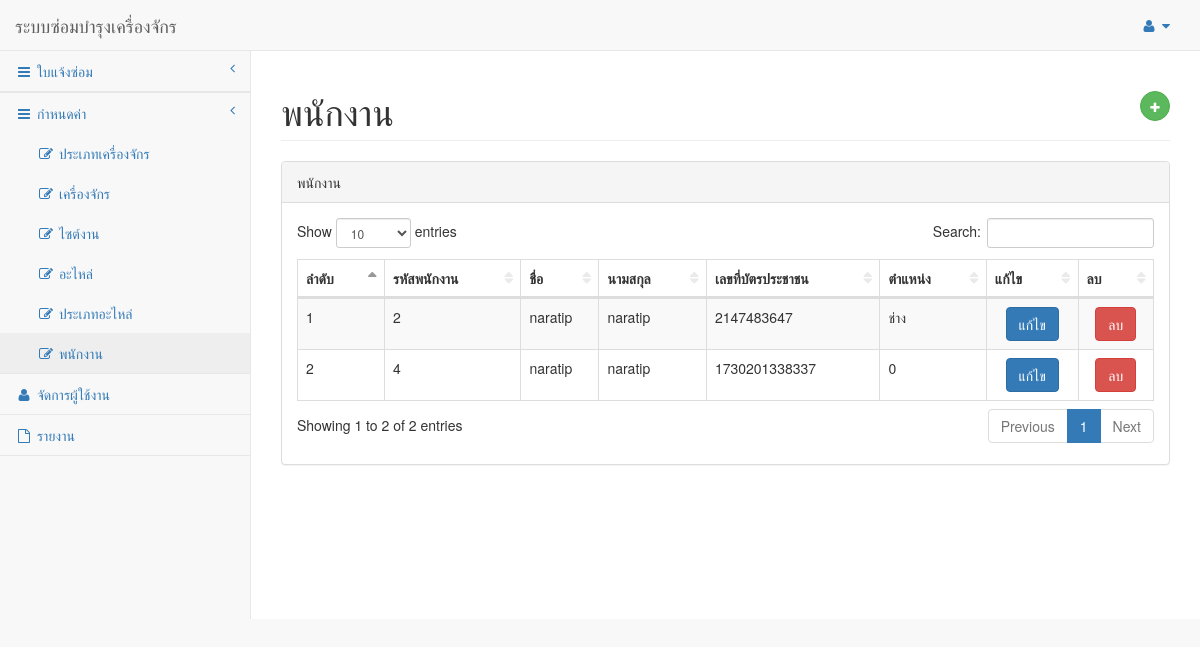
Before: /Employee/ListEmployee.php with the older database file.
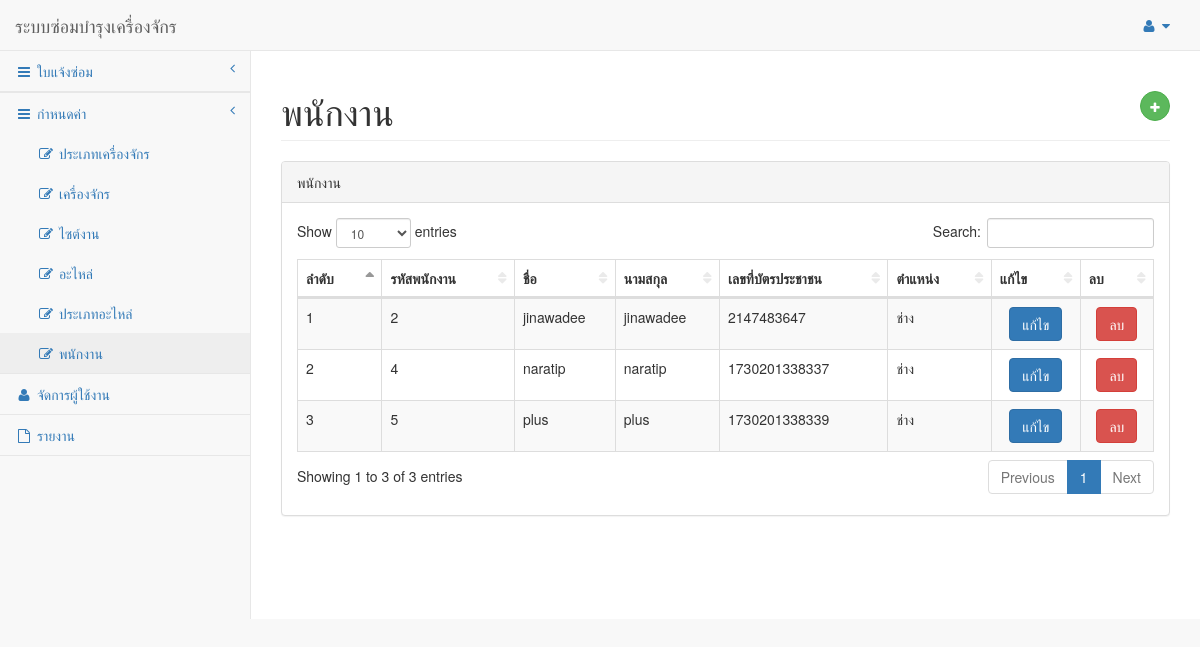
After: the same page with the newer database file.
### tables this page shows
CREATE TABLE `tmstmtemployee` (
  `XVEpyCode` int(5) NOT NULL,
  `XVEpyFirstname` varchar(100) NOT NULL,
  `XVpyLastname` varchar(100) NOT NULL,
  `XVIdCardNumber` bigint(13) NOT NULL,
  `XVEpyJobPosition` varchar(50) NOT NULL
);

### Employee/ListEmployee.php (the view, shortened to what this page needs)
<!DOCTYPE html>
<html lang="en">
<head>
    <link href="../vendor/bootstrap/css/bootstrap.min.css" rel="stylesheet">
    <link href="../vendor/metisMenu/metisMenu.min.css" rel="stylesheet">
    <link href="../vendor/datatables/css/dataTables.bootstrap.css" rel="stylesheet">
    <link href="../vendor/datatables-responsive/dataTables.responsive.css" rel="stylesheet">
    <link href="../dist/css/sb-admin-2.css" rel="stylesheet">
    <link href="../vendor/font-awesome/css/font-awesome.min.css" rel="stylesheet" type="text/css">
</head>
<body>
    <?php include '../Template/templsidebar.php';
    include '../database/connect.php';?>
    <div id="wrapper">
        <div id="page-wrapper">
            <div class="row">
                <div class="col-lg-12">
                    <h1 class="page-header">พนักงาน<button type="button" class="btn btn-success btn-circle"
                            style="float: right;" data-toggle="modal" data-target="#insertModal"><i
                                class="fa fa-plus"></i></h1>
                </div>
            </div>
            <div class="row">
                <div class="col-lg-12">
                    <div class="panel panel-default">
                        <div class="panel-heading">
                            พนักงาน
                        </div>
                        <div class="panel-body">
                            <table width="100%" class="table table-striped table-bordered table-hover"
                                id="dataTables-example">
                                <thead>
                                    <tr>
                                        <th>ลำดับ</th>
                                        <th>รหัสพนักงาน</th>
                                        <th>ชื่อ</th>
                                        <th>นามสกุล</th>
                                        <th>เลขที่บัตรประชาชน</th>
                                        <th>ตำแหน่ง</th>
                                        <th>แก้ไข</th>
                                        <th>ลบ</th>
                                    </tr>
                                </thead>
                                <tbody>
<?php
    $sql = " SELECT *
    FROM tmstmtemployee";
    $result = mysqli_query($connect,$sql) or die(mysqli_query($connect));
    $count = 1;
    while ($row=mysqli_fetch_array($result)){
?>
                                    <tr class="odd gradeA">
                                        <td><?php echo $count;?></td>
                                        <td><?php echo $row["XVEpyCode"];?></td>
                                        <td><?php echo $row["XVEpyFirstname"];?></td>
                                        <td><?php echo $row["XVpyLastname"];?></td>
                                        <td><?php echo $row["XVIdCardNumber"];?></td>
                                        <td><?php echo $row["XVEpyJobPosition"];?></td>
                                        <td align="center"><input class='btn btn-primary editbtn' type='button'
                                                value='แก้ไข'></td>
                                        <td align="center"><input class='btn btn-danger deletebtn' type='button'
                                                value='ลบ'></td>
                                    </tr>
                                    <?php $count++;} ?>
                                </tbody>
                            </table>
                        </div>
                    </div>
                </div>
            </div>
        </div>
    </div>
</body>
</html>

Changed rows visible on the page:
changed tmstmtemployee id 2: XVEpyFirstname "naratip" → "jinawadee"; XVpyLastname "naratip" → "jinawadee"
changed tmstmtemployee "naratip": XVEpyJobPosition "0" → "ช่าง"
added tmstmtemployee: XVEpyCode "5", XVEpyFirstname "plus", XVpyLastname "plus", XVIdCardNumber "1730201338339", XVEpyJobPosition "ช่าง"
Other visible differences:
text written by a page script: "Show entries Search: Showing 1 to 2 of 2 entries Previous 1 Next" → "Show entries Search: Showing 1 to 3 of 3 entries Previous 1 Next"
